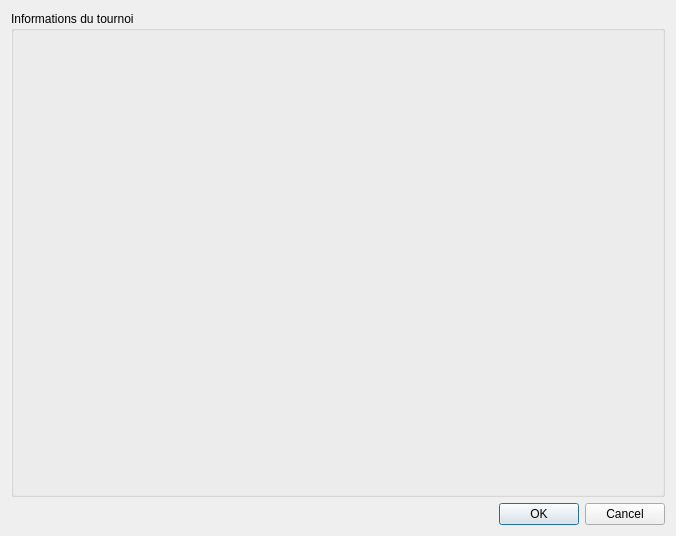
<?xml version="1.0" encoding="UTF-8"?>
<ui version="4.0">
 <class>DialogEditInfo</class>
 <widget class="QDialog" name="DialogEditInfo">
  <property name="geometry">
   <rect>
    <x>0</x>
    <y>0</y>
    <width>676</width>
    <height>536</height>
   </rect>
  </property>
  <property name="windowTitle">
   <string>Texte informatif</string>
  </property>
  <layout class="QVBoxLayout" name="verticalLayout_2">
   <item>
    <widget class="QGroupBox" name="groupBox">
     <property name="title">
      <string>Informations du tournoi</string>
     </property>
     <layout class="QVBoxLayout" name="verticalLayout">
      <item>
       <widget class="WidgetTextEdit" name="widgetEditor" native="true"/>
      </item>
     </layout>
    </widget>
   </item>
   <item>
    <widget class="QDialogButtonBox" name="buttonBox">
     <property name="orientation">
      <enum>Qt::Horizontal</enum>
     </property>
     <property name="standardButtons">
      <set>QDialogButtonBox::Cancel|QDialogButtonBox::Ok</set>
     </property>
    </widget>
   </item>
  </layout>
 </widget>
 <customwidgets>
  <customwidget>
   <class>WidgetTextEdit</class>
   <extends>QWidget</extends>
   <header>WidgetTextEdit.h</header>
   <container>1</container>
  </customwidget>
 </customwidgets>
 <resources/>
 <connections>
  <connection>
   <sender>buttonBox</sender>
   <signal>accepted()</signal>
   <receiver>DialogEditInfo</receiver>
   <slot>accept()</slot>
   <hints>
    <hint type="sourcelabel">
     <x>248</x>
     <y>254</y>
    </hint>
    <hint type="destinationlabel">
     <x>157</x>
     <y>274</y>
    </hint>
   </hints>
  </connection>
  <connection>
   <sender>buttonBox</sender>
   <signal>rejected()</signal>
   <receiver>DialogEditInfo</receiver>
   <slot>reject()</slot>
   <hints>
    <hint type="sourcelabel">
     <x>316</x>
     <y>260</y>
    </hint>
    <hint type="destinationlabel">
     <x>286</x>
     <y>274</y>
    </hint>
   </hints>
  </connection>
 </connections>
</ui>
